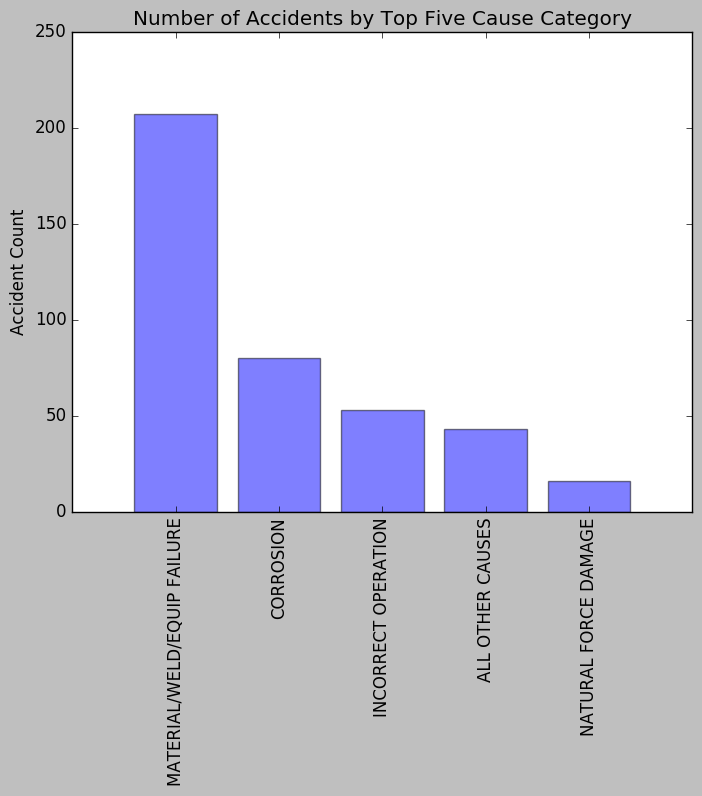

This chart was generated by the following Python code:
# -*- coding: utf-8 -*-
"""
Created on Thu Apr 26 00:02:33 2017

@author: Ramesh
"""

import matplotlib.pyplot as plt; plt.rcdefaults()
import numpy as np
import matplotlib.pyplot as plt
import pandas as pd

 
df= pd.read_csv('OilAccTopFiveCauseCategory.csv')                  
 
objects = df['CauseCategory']
y_pos = np.arange(len(objects))
performance = df['AccCount']
 
plt.bar(y_pos, performance, align='center', alpha=0.5 )
plt.xticks(y_pos, objects, rotation=90)
plt.ylabel('Accident Count')
plt.title('Number of Accidents by Top Five Cause Category')
 
plt.show()
